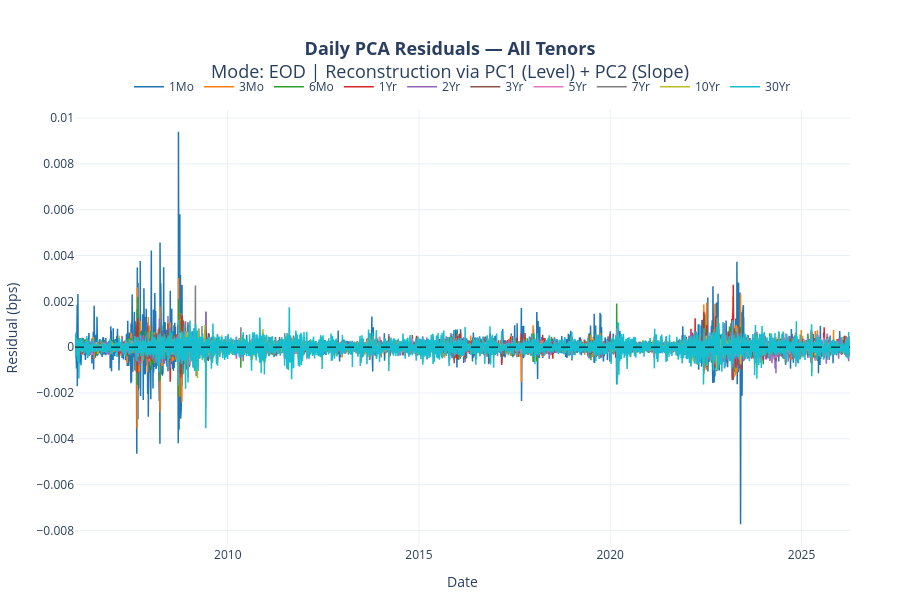
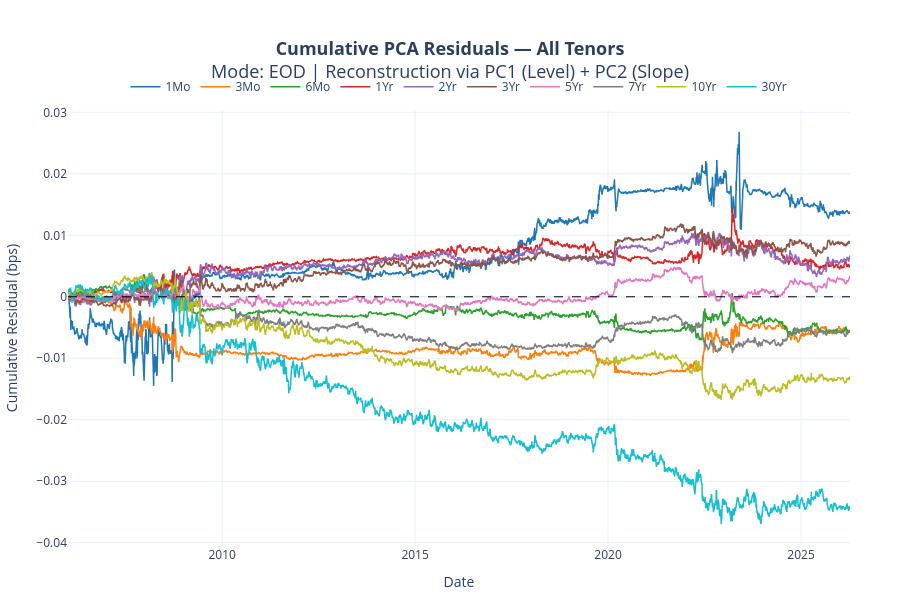

These figures' notebook cell, in order:
### Code cell
# ─── Cell: PCA Residual Signal ────────────────────────────────────────────────
# Mode abstraction: mode parameter accepted by all functions.
# Currently 'EOD' only. 'intraday' and '5day' will route through IBKR TWS
# via the data abstraction layer — this function requires no changes.
# ──────────────────────────────────────────────────────────────────────────────

def compute_pca_residuals(df, window=20, n_components=2, mode='EOD'):
    """
    Compute rolling PCA residuals for all 10 treasury tenors.

    For each day i, fits StandardScaler + PCA(n_components) on the preceding
    `window` daily yield changes. The test observation is diff_df.iloc[i] —
    NOT iloc[i-1], which would include the test point inside the fitting window.
    The date appended is df['Date'].iloc[i] to stay aligned with the test obs.

    Residual = actual yield change (bps) − PCA reconstruction (bps).
    Eigenvalue scaling is omitted — it cancels in the round-trip reconstruction.

    Parameters
    ----------
    df : pd.DataFrame
        Rate data in the FetchRates() schema (Date + 10 tenor columns).
        For mode='intraday': same column schema supplied by IBKR data layer.
        For mode='5day':     same column schema supplied by 5-day snapshot layer.
    window : int
        Rolling PCA fitting window in trading days (default 20).
    n_components : int
        Number of PCs used for reconstruction (default 2 = Level + Slope).
    mode : str
        Data mode — 'EOD', 'intraday', or '5day'. Passed through to plots.

    Returns
    -------
    residuals_df : pd.DataFrame
        Daily residuals per tenor (bps), indexed by date.
    cumulative_residuals_df : pd.DataFrame
        Cumulative sum of daily residuals per tenor (bps), indexed by date.
    """
    tenors = ['1Mo', '3Mo', '6Mo', '1Yr', '2Yr', '3Yr', '5Yr', '7Yr', '10Yr', '30Yr']
    diff_df = df[tenors].diff()

    residuals_list = []
    dates = []

    for i in range(window + 1, len(df)):
        # ── Fitting window: rows [i-window, i) — excludes test observation ──
        window_data = diff_df.iloc[i - window:i].dropna()
        if len(window_data) < window:
            continue  # skip if window shrinks due to NaN rows at series start

        # ── Test observation: row i (the day we're computing the residual for) ──
        test_obs = diff_df.iloc[i].values.reshape(1, -1)
        if np.any(np.isnan(test_obs)):
            continue

        # ── Fit scaler + PCA on the training window only ──
        scaler = StandardScaler()
        scaled_window = scaler.fit_transform(window_data)

        pca = PCA(n_components=n_components)
        pca.fit(scaled_window)

        # ── Project test observation into standardized space ──
        # scaler.transform (not fit_transform) — keeps test obs in the
        # training scaler's standardized space, not a new one
        scaled_test = scaler.transform(test_obs)

        # ── Reconstruct via PC1 + PC2 projection then inversion ──
        # Eigenvalue scaling not applied — cancels in round-trip reconstruction
        scores = pca.transform(scaled_test)                     # (1, n_components)
        reconstructed_scaled = pca.inverse_transform(scores)    # (1, 10) in scaled space
        reconstructed = scaler.inverse_transform(reconstructed_scaled)  # (1, 10) in bps

        # ── Residual = actual − reconstruction ──
        residual = test_obs.flatten() - reconstructed.flatten()

        residuals_list.append(residual)
        dates.append(df['Date'].iloc[i])  # aligned to test obs, not fit window end

    residuals_df = pd.DataFrame(residuals_list, columns=tenors, index=dates)
    cumulative_residuals_df = residuals_df.cumsum()

    return residuals_df, cumulative_residuals_df


def plot_daily_residuals(residuals_df, mode='EOD'):
    """Plot daily PCA residuals for all 10 tenors on a single Plotly chart."""
    tenors = residuals_df.columns.tolist()
    colors = [
        '#1f77b4', '#ff7f0e', '#2ca02c', '#d62728', '#9467bd',
        '#8c564b', '#e377c2', '#7f7f7f', '#bcbd22', '#17becf'
    ]

    fig = go.Figure()
    for i, tenor in enumerate(tenors):
        fig.add_trace(go.Scatter(
            x=residuals_df.index,
            y=residuals_df[tenor],
            mode='lines',
            name=tenor,
            line=dict(width=1.5, color=colors[i]),
            hovertemplate=f'<b>{tenor}:</b> %{{y:.2f}} bps<extra></extra>'
        ))

    fig.add_hline(y=0, line_dash='dash', line_color='black', line_width=1)
    fig.update_layout(
        title=dict(
            text=(
                f'<b>Daily PCA Residuals — All Tenors</b><br>'
                f'Mode: {mode} | Reconstruction via PC1 (Level) + PC2 (Slope)'
            ),
            x=0.5, font=dict(size=18)
        ),
        xaxis_title='Date',
        yaxis_title='Residual (bps)',
        template='plotly_white',
        hovermode='x unified',
        legend=dict(orientation='h', yanchor='bottom', y=1.02, xanchor='center', x=0.5),
        margin=dict(l=50, r=50, t=110, b=50),
        height=600
    )
    return fig


def plot_cumulative_residuals(cumulative_residuals_df, mode='EOD'):
    """Plot cumulative PCA residuals for all 10 tenors on a single Plotly chart."""
    tenors = cumulative_residuals_df.columns.tolist()
    colors = [
        '#1f77b4', '#ff7f0e', '#2ca02c', '#d62728', '#9467bd',
        '#8c564b', '#e377c2', '#7f7f7f', '#bcbd22', '#17becf'
    ]

    fig = go.Figure()
    for i, tenor in enumerate(tenors):
        fig.add_trace(go.Scatter(
            x=cumulative_residuals_df.index,
            y=cumulative_residuals_df[tenor],
            mode='lines',
            name=tenor,
            line=dict(width=1.5, color=colors[i]),
            hovertemplate=f'<b>{tenor}:</b> %{{y:.2f}} bps<extra></extra>'
        ))

    fig.add_hline(y=0, line_dash='dash', line_color='black', line_width=1)
    fig.update_layout(
        title=dict(
            text=(
                f'<b>Cumulative PCA Residuals — All Tenors</b><br>'
                f'Mode: {mode} | Reconstruction via PC1 (Level) + PC2 (Slope)'
            ),
            x=0.5, font=dict(size=18)
        ),
        xaxis_title='Date',
        yaxis_title='Cumulative Residual (bps)',
        template='plotly_white',
        hovermode='x unified',
        legend=dict(orientation='h', yanchor='bottom', y=1.02, xanchor='center', x=0.5),
        margin=dict(l=50, r=50, t=110, b=50),
        height=600
    )
    return fig


# ── Execute ───────────────────────────────────────────────────────────────────
pca_window = 20   # 20-day rolling fit window (distinct from rolling_window=5 above)
mode = 'EOD'

residuals_df, cumulative_residuals_df = compute_pca_residuals(
    rates_data, window=pca_window, n_components=2, mode=mode
)
residuals_df.index = pd.to_datetime(residuals_df.index)

print(f"Residuals computed: {len(residuals_df)} trading days")
print(f"Date range: {residuals_df.index[0].date()} → {residuals_df.index[-1].date()}")
print(f"\nDaily residuals tail (bps):")
print(residuals_df.tail(3).round(4).to_string())

# ── Plot daily residuals ──────────────────────────────────────────────────────
fig_daily = plot_daily_residuals(residuals_df, mode=mode)
fig_daily.show()

# ── Plot cumulative residuals ─────────────────────────────────────────────────
fig_cumulative = plot_cumulative_residuals(cumulative_residuals_df, mode=mode)
fig_cumulative.show()

### Figure 1 — Plotly figure (JSON) as saved in the notebook; plotly's stock layout.template omitted (floating-point values rounded to 4 significant figures; data arrays with more than 128 entries replaced by an {"elided": "..."} marker saying what was removed)
{"data": [{"hovertemplate": "<b>1Mo:</b> %{y:.2f} bps<extra></extra>", "line": {"color": "#1f77b4", "width": 1.5}, "mode": "lines", "name": "1Mo", "type": "scatter", "x": {"elided": "5071 str values"}, "y": {"elided": "5071 float values"}}, {"hovertemplate": "<b>3Mo:</b> %{y:.2f} bps<extra></extra>", "line": {"color": "#ff7f0e", "width": 1.5}, "mode": "lines", "name": "3Mo", "type": "scatter", "x": {"elided": "5071 str values"}, "y": {"elided": "5071 float values"}}, {"hovertemplate": "<b>6Mo:</b> %{y:.2f} bps<extra></extra>", "line": {"color": "#2ca02c", "width": 1.5}, "mode": "lines", "name": "6Mo", "type": "scatter", "x": {"elided": "5071 str values"}, "y": {"elided": "5071 float values"}}, {"hovertemplate": "<b>1Yr:</b> %{y:.2f} bps<extra></extra>", "line": {"color": "#d62728", "width": 1.5}, "mode": "lines", "name": "1Yr", "type": "scatter", "x": {"elided": "5071 str values"}, "y": {"elided": "5071 float values"}}, {"hovertemplate": "<b>2Yr:</b> %{y:.2f} bps<extra></extra>", "line": {"color": "#9467bd", "width": 1.5}, "mode": "lines", "name": "2Yr", "type": "scatter", "x": {"elided": "5071 str values"}, "y": {"elided": "5071 float values"}}, {"hovertemplate": "<b>3Yr:</b> %{y:.2f} bps<extra></extra>", "line": {"color": "#8c564b", "width": 1.5}, "mode": "lines", "name": "3Yr", "type": "scatter", "x": {"elided": "5071 str values"}, "y": {"elided": "5071 float values"}}, {"hovertemplate": "<b>5Yr:</b> %{y:.2f} bps<extra></extra>", "line": {"color": "#e377c2", "width": 1.5}, "mode": "lines", "name": "5Yr", "type": "scatter", "x": {"elided": "5071 str values"}, "y": {"elided": "5071 float values"}}, {"hovertemplate": "<b>7Yr:</b> %{y:.2f} bps<extra></extra>", "line": {"color": "#7f7f7f", "width": 1.5}, "mode": "lines", "name": "7Yr", "type": "scatter", "x": {"elided": "5071 str values"}, "y": {"elided": "5071 float values"}}, {"hovertemplate": "<b>10Yr:</b> %{y:.2f} bps<extra></extra>", "line": {"color": "#bcbd22", "width": 1.5}, "mode": "lines", "name": "10Yr", "type": "scatter", "x": {"elided": "5071 str values"}, "y": {"elided": "5071 float values"}}, {"hovertemplate": "<b>30Yr:</b> %{y:.2f} bps<extra></extra>", "line": {"color": "#17becf", "width": 1.5}, "mode": "lines", "name": "30Yr", "type": "scatter", "x": {"elided": "5071 str values"}, "y": {"elided": "5071 float values"}}], "layout": {"height": 600, "hovermode": "x unified", "legend": {"orientation": "h", "x": 0.5, "xanchor": "center", "y": 1.02, "yanchor": "bottom"}, "margin": {"b": 50, "l": 50, "r": 50, "t": 110}, "shapes": [{"line": {"color": "black", "dash": "dash", "width": 1}, "type": "line", "x0": 0, "x1": 1, "xref": "x domain", "y0": 0, "y1": 0, "yref": "y"}], "title": {"font": {"size": 18}, "text": "<b>Daily PCA Residuals — All Tenors</b><br>Mode: EOD | Reconstruction via PC1 (Level) + PC2 (Slope)", "x": 0.5}, "xaxis": {"title": {"text": "Date"}}, "yaxis": {"title": {"text": "Residual (bps)"}}}}

### Figure 2 — Plotly figure (JSON) as saved in the notebook; plotly's stock layout.template omitted (floating-point values rounded to 4 significant figures; data arrays with more than 128 entries replaced by an {"elided": "..."} marker saying what was removed)
{"data": [{"hovertemplate": "<b>1Mo:</b> %{y:.2f} bps<extra></extra>", "line": {"color": "#1f77b4", "width": 1.5}, "mode": "lines", "name": "1Mo", "type": "scatter", "x": {"elided": "5071 str values"}, "y": {"elided": "5071 float values"}}, {"hovertemplate": "<b>3Mo:</b> %{y:.2f} bps<extra></extra>", "line": {"color": "#ff7f0e", "width": 1.5}, "mode": "lines", "name": "3Mo", "type": "scatter", "x": {"elided": "5071 str values"}, "y": {"elided": "5071 float values"}}, {"hovertemplate": "<b>6Mo:</b> %{y:.2f} bps<extra></extra>", "line": {"color": "#2ca02c", "width": 1.5}, "mode": "lines", "name": "6Mo", "type": "scatter", "x": {"elided": "5071 str values"}, "y": {"elided": "5071 float values"}}, {"hovertemplate": "<b>1Yr:</b> %{y:.2f} bps<extra></extra>", "line": {"color": "#d62728", "width": 1.5}, "mode": "lines", "name": "1Yr", "type": "scatter", "x": {"elided": "5071 str values"}, "y": {"elided": "5071 float values"}}, {"hovertemplate": "<b>2Yr:</b> %{y:.2f} bps<extra></extra>", "line": {"color": "#9467bd", "width": 1.5}, "mode": "lines", "name": "2Yr", "type": "scatter", "x": {"elided": "5071 str values"}, "y": {"elided": "5071 float values"}}, {"hovertemplate": "<b>3Yr:</b> %{y:.2f} bps<extra></extra>", "line": {"color": "#8c564b", "width": 1.5}, "mode": "lines", "name": "3Yr", "type": "scatter", "x": {"elided": "5071 str values"}, "y": {"elided": "5071 float values"}}, {"hovertemplate": "<b>5Yr:</b> %{y:.2f} bps<extra></extra>", "line": {"color": "#e377c2", "width": 1.5}, "mode": "lines", "name": "5Yr", "type": "scatter", "x": {"elided": "5071 str values"}, "y": {"elided": "5071 float values"}}, {"hovertemplate": "<b>7Yr:</b> %{y:.2f} bps<extra></extra>", "line": {"color": "#7f7f7f", "width": 1.5}, "mode": "lines", "name": "7Yr", "type": "scatter", "x": {"elided": "5071 str values"}, "y": {"elided": "5071 float values"}}, {"hovertemplate": "<b>10Yr:</b> %{y:.2f} bps<extra></extra>", "line": {"color": "#bcbd22", "width": 1.5}, "mode": "lines", "name": "10Yr", "type": "scatter", "x": {"elided": "5071 str values"}, "y": {"elided": "5071 float values"}}, {"hovertemplate": "<b>30Yr:</b> %{y:.2f} bps<extra></extra>", "line": {"color": "#17becf", "width": 1.5}, "mode": "lines", "name": "30Yr", "type": "scatter", "x": {"elided": "5071 str values"}, "y": {"elided": "5071 float values"}}], "layout": {"height": 600, "hovermode": "x unified", "legend": {"orientation": "h", "x": 0.5, "xanchor": "center", "y": 1.02, "yanchor": "bottom"}, "margin": {"b": 50, "l": 50, "r": 50, "t": 110}, "shapes": [{"line": {"color": "black", "dash": "dash", "width": 1}, "type": "line", "x0": 0, "x1": 1, "xref": "x domain", "y0": 0, "y1": 0, "yref": "y"}], "title": {"font": {"size": 18}, "text": "<b>Cumulative PCA Residuals — All Tenors</b><br>Mode: EOD | Reconstruction via PC1 (Level) + PC2 (Slope)", "x": 0.5}, "xaxis": {"title": {"text": "Date"}}, "yaxis": {"title": {"text": "Cumulative Residual (bps)"}}}}
